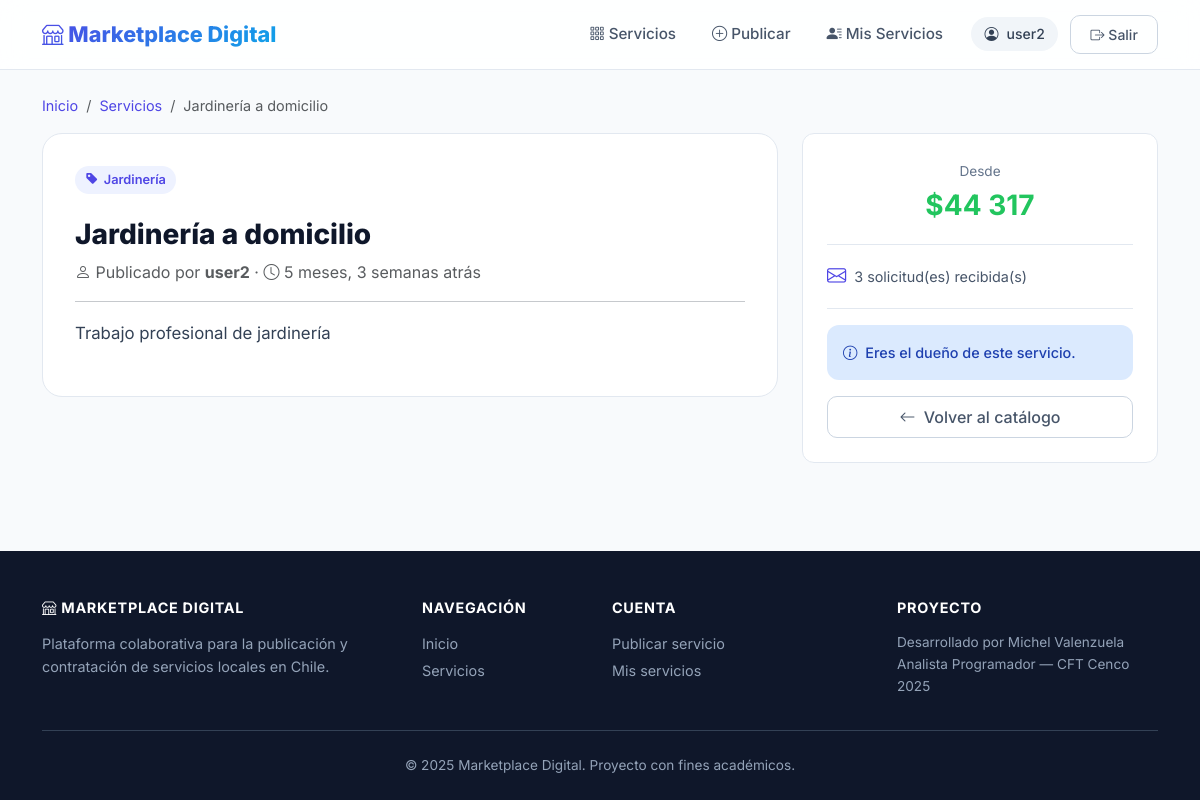
The app's page /servicios/20/ (signed in) with its own data.
### services/models.py (models this page shows, shortened)
class Service(models.Model):
    owner = models.ForeignKey(User, on_delete=models.CASCADE, related_name="services")
    title = models.CharField(max_length=120)           # ← título de la publicación
    description = models.TextField()                   # ← descripción
    category = models.ForeignKey(Category, on_delete=models.PROTECT, related_name="services")
    price_from = models.DecimalField(max_digits=10, decimal_places=2, null=True, blank=True)
    is_active = models.BooleanField(default=True)      # ← permite ocultar/pausar un servicio
    created_at = models.DateTimeField(auto_now_add=True)  # ← fecha de creación automática

class Category(models.Model):
    name = models.CharField(max_length=80, unique=True)  # ← nombre visible (ej. Gasfitería)
    slug = models.SlugField(max_length=90, unique=True, blank=True)  # ← para filtrar por URL

### services/views.py (the view)
# urls.py: path("servicios/<int:pk>/", ServiceDetailView.as_view(), name="service_detail"),
class ServiceDetailView(LoginRequiredMixin, DetailView):
    model = Service
    template_name = "services/detail.html"
    def get_context_data(self, **kwargs):
        ctx = super().get_context_data(**kwargs)
        service = self.object
        user = self.request.user
        is_owner = user.is_authenticated and service.owner_id == user.id
        has_requested = (user.is_authenticated
                         and service.requests.filter(requester=user).exists())
        ctx.update({
            "is_owner": is_owner,
            "has_requested": has_requested,
            "requests_count": service.requests.count(),
        })
        return ctx

### templates/services/detail.html (shortened to what this page needs)
{% extends "base.html" %}
{% load humanize %}
{% block content %}
<div class="container py-4">
  <nav aria-label="breadcrumb" class="mb-3">
    <ol class="breadcrumb" style="font-size:.9rem;">
      <li class="breadcrumb-item"><a href="{% url 'home' %}">Inicio</a></li>
      <li class="breadcrumb-item"><a href="{% url 'service_list' %}">Servicios</a></li>
      <li class="breadcrumb-item active">{{ object.title|truncatewords:5 }}</li>
    </ol>
  </nav>
  <div class="row g-4">
    <div class="col-lg-8">
      <div class="detail-hero">
        <span class="category-badge mb-3">
          <i class="bi bi-tag-fill"></i> {{ object.category.name }}
        </span>
        <h1 class="service-title mt-2">{{ object.title }}</h1>
        <p class="text-muted mb-3">
          <i class="bi bi-person"></i> Publicado por <strong>{{ object.owner.username }}</strong>
          &middot; <i class="bi bi-clock"></i> {{ object.created_at|timesince }} atrás
        </p>
        <hr>
        <div style="font-size:1.05rem;line-height:1.8;color:var(--gray-700);">
          {{ object.description|linebreaks }}
        </div>
      </div>
    </div>
    <div class="col-lg-4">
      <div class="detail-sidebar">
        {% if object.price_from %}
        <div class="text-center mb-3 pb-3" style="border-bottom:1px solid var(--gray-200);">
          <span style="font-size:.85rem;color:var(--gray-500);">Desde</span>
          <div class="price-tag" style="font-size:1.75rem;">${{ object.price_from|floatformat:0|intcomma }}</div>
        </div>
        {% endif %}
        <div class="d-flex align-items-center gap-2 mb-3 pb-3" style="border-bottom:1px solid var(--gray-200);">
          <i class="bi bi-envelope" style="color:var(--primary);font-size:1.2rem;"></i>
          <span style="font-size:.9rem;color:var(--gray-600);">{{ requests_count }} solicitud(es) recibida(s)</span>
        </div>
        {% if user.is_authenticated %}
          {% if is_owner %}
            <div class="alert alert-info mb-3">
              <i class="bi bi-info-circle me-1"></i> Eres el dueño de este servicio.
            </div>
          {% elif has_requested %}
            <div class="alert alert-secondary mb-3">
              <i class="bi bi-check-circle me-1"></i> Ya enviaste una solicitud a este servicio.
            </div>
          {% else %}
            <a class="btn btn-mk-success w-100 mb-3" href="{% url 'service_contact' object.pk %}">
              <i class="bi bi-send me-1"></i> Contactar Proveedor
            </a>
          {% endif %}
        {% else %}
          <a class="btn btn-mk-primary w-100 mb-3"
             href="{% url 'login' %}?next={% url 'service_detail' object.pk %}">
            <i class="bi bi-box-arrow-in-right me-1"></i> Inicia sesión para contactar
          </a>
        {% endif %}
        <a href="{% url 'service_list' %}" class="btn btn-mk-outline w-100">
          <i class="bi bi-arrow-left me-1"></i> Volver al catálogo
        </a>
      </div>
    </div>
  </div>
</div>
{% endblock %}

### templates/base.html (shortened to what this page needs)
{% load static %}
<!doctype html>
<html lang="es">
<head>
  <link rel="stylesheet" href="https://cdn.jsdelivr.net/npm/bootstrap@5.3.3/dist/css/bootstrap.min.css">
  <link rel="stylesheet" href="https://cdn.jsdelivr.net/npm/bootstrap-icons@1.11.3/font/bootstrap-icons.min.css">
  <link rel="stylesheet" href="{% static 'css/style.css' %}">
</head>
<body>
<nav class="mk-navbar navbar navbar-expand-lg">
  <div class="container">
    <a class="navbar-brand" href="{% url 'home' %}">
      <i class="bi bi-shop"></i> Marketplace Digital
    </a>
    <div class="collapse navbar-collapse" id="navMain">
      <ul class="navbar-nav ms-auto align-items-center gap-1">
        <li class="nav-item">
          <a class="nav-link" href="{% url 'service_list' %}">
            <i class="bi bi-grid-3x3-gap me-1"></i>Servicios
          </a>
        </li>
        {% if user.is_authenticated %}
          <li class="nav-item">
            <a class="nav-link" href="{% url 'service_new' %}">
              <i class="bi bi-plus-circle me-1"></i>Publicar
            </a>
          </li>
          <li class="nav-item">
            <a class="nav-link" href="{% url 'my_services' %}">
              <i class="bi bi-person-lines-fill me-1"></i>Mis Servicios
            </a>
          </li>
          <li class="nav-item ms-2">
            <span class="user-badge">
              <i class="bi bi-person-circle"></i> {{ user.username }}
            </span>
          </li>
          <li class="nav-item">
            <form action="{% url 'logout' %}" method="post" class="d-inline">
              <button class="btn btn-mk-outline btn-sm ms-2" type="submit">
                <i class="bi bi-box-arrow-right"></i> Salir
              </button>
            </form>
          </li>
        {% endif %}
      </ul>
    </div>
  </div>
</nav>
<main>
  {% block content %}{% endblock %}
</main>
<footer class="mk-footer">
  <div class="container">
    <div class="row g-4">
      <div class="col-md-4">
        <h6><i class="bi bi-shop"></i> Marketplace Digital</h6>
        <p class="mb-0" style="font-size:.9rem;">Plataforma colaborativa para la publicación y contratación de servicios locales en Chile.</p>
      </div>
      <div class="col-md-2">
        <h6>Navegación</h6>
        <ul class="list-unstyled" style="font-size:.9rem;">
          <li class="mb-1"><a href="{% url 'home' %}">Inicio</a></li>
          <li class="mb-1"><a href="{% url 'service_list' %}">Servicios</a></li>
        </ul>
      </div>
      <div class="col-md-3">
        <h6>Cuenta</h6>
        <ul class="list-unstyled" style="font-size:.9rem;">
          {% if user.is_authenticated %}
            <li class="mb-1"><a href="{% url 'service_new' %}">Publicar servicio</a></li>
            <li class="mb-1"><a href="{% url 'my_services' %}">Mis servicios</a></li>
          {% else %}
            <li class="mb-1"><a href="{% url 'login' %}">Iniciar sesión</a></li>
            <li class="mb-1"><a href="{% url 'signup' %}">Crear cuenta</a></li>
          {% endif %}
        </ul>
      </div>
      <div class="col-md-3">
        <h6>Proyecto</h6>
        <p class="mb-0" style="font-size:.85rem;">
          Desarrollado por Michel Valenzuela<br>
          Analista Programador — CFT Cenco<br>
          2025
        </p>
      </div>
    </div>
    <div class="footer-bottom text-center">
      &copy; 2025 Marketplace Digital. Proyecto con fines académicos.
    </div>
  </div>
</footer>
</body>
</html>

### static/css/style.css (style rules this page uses)
:root { --primary: #4f46e5; --primary-dark: #4338ca; --primary-light: #818cf8; --primary-bg: #eef2ff; --secondary: #0ea5e9; --accent: #f59e0b; --success: #22c55e; --danger: #ef4444; --gray-50: #f8fafc; --gray-100: #f1f5f9; --gray-200: #e2e8f0; --gray-300: #cbd5e1; --gray-400: #94a3b8; --gray-500: #64748b; --gray-600: #475569; --gray-700: #334155; --gray-800: #1e293b; --gray-900: #0f172a; --radius: 12px; --radius-lg: 20px; --shadow-sm: 0 1px 3px rgba(0,0,0,.06), 0 1px 2px rgba(0,0,0,.04); --shadow: 0 4px 6px rgba(0,0,0,.05), 0 2px 4px rgba(0,0,0,.04); --shadow-lg: 0 10px 25px rgba(0,0,0,.08), 0 6px 10px rgba(0,0,0,.05); --shadow-xl: 0 20px 50px rgba(0,0,0,.1); --transition: all .25s cubic-bezier(.4,0,.2,1); }
body { font-family: 'Inter', -apple-system, BlinkMacSystemFont, sans-serif; background: var(--gray-50); color: var(--gray-800); line-height: 1.6; }
a { color: var(--primary); text-decoration: none; transition: var(--transition); }
.mk-navbar { background: rgba(255,255,255,.85); backdrop-filter: blur(12px); -webkit-backdrop-filter: blur(12px); border-bottom: 1px solid var(--gray-200); padding: .75rem 0; position: sticky; top: 0; z-index: 1030; }
.mk-navbar .navbar-brand { font-weight: 800; font-size: 1.35rem; background: linear-gradient(135deg, var(--primary), var(--secondary)); -webkit-background-clip: text; -webkit-text-fill-color: transparent; background-clip: text; }
.mk-navbar .nav-link { color: var(--gray-600); font-weight: 500; font-size: .95rem; padding: .5rem 1rem !important; border-radius: 8px; transition: var(--transition); }
.mk-navbar .user-badge { display: inline-flex; align-items: center; gap: .5rem; background: var(--gray-100); padding: .35rem .85rem; border-radius: 50px; font-size: .875rem; color: var(--gray-700); font-weight: 500; }
.btn-mk-outline { background: transparent; color: var(--gray-600); border: 1.5px solid var(--gray-300); padding: .5rem 1.2rem; border-radius: 10px; font-weight: 500; transition: var(--transition); }
.category-badge { display: inline-flex; align-items: center; gap: .35rem; background: var(--primary-bg); color: var(--primary); font-size: .8rem; font-weight: 600; padding: .25rem .65rem; border-radius: 50px; }
.price-tag { font-weight: 700; color: var(--success); font-size: 1rem; }
.detail-hero { background: white; border: 1px solid var(--gray-200); border-radius: var(--radius-lg); padding: 2rem; margin-bottom: 1.5rem; }
.detail-hero .service-title { font-size: 1.75rem; font-weight: 800; color: var(--gray-900); }
.detail-sidebar { background: white; border: 1px solid var(--gray-200); border-radius: var(--radius); padding: 1.5rem; position: sticky; top: 90px; }
.mk-footer { background: var(--gray-900); color: var(--gray-400); padding: 3rem 0 1.5rem; margin-top: 4rem; }
.mk-footer h6 { color: white; font-weight: 700; font-size: .9rem; text-transform: uppercase; letter-spacing: .05em; margin-bottom: 1rem; }
.mk-footer a { color: var(--gray-400); transition: var(--transition); }
.mk-footer .footer-bottom { border-top: 1px solid var(--gray-700); padding-top: 1.5rem; margin-top: 2rem; font-size: .85rem; }
.alert { border-radius: var(--radius); border: none; font-weight: 500; font-size: .9rem; }
.alert-info { background: #dbeafe; color: #1e40af; }

### records on screen
Service: title "Jardinería a domicilio", category.name "Jardinería", owner.username "user2", created_at "5 meses, 3 semanas", description "Trabajo profesional de jardinería", price_from "44 317"

### other values on screen
{{ user.username }} "user2"
{{ requests_count }} "3"
